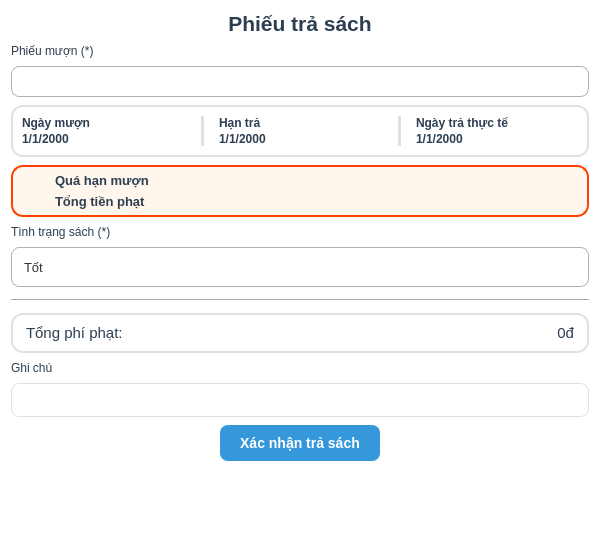
<?xml version="1.0" encoding="UTF-8"?>
<ui version="4.0">
 <class>phieu_tra_sach</class>
 <widget class="QMainWindow" name="phieu_tra_sach">
  <property name="geometry">
   <rect>
    <x>0</x>
    <y>0</y>
    <width>600</width>
    <height>556</height>
   </rect>
  </property>
  <property name="sizePolicy">
   <sizepolicy hsizetype="Minimum" vsizetype="Minimum">
    <horstretch>0</horstretch>
    <verstretch>0</verstretch>
   </sizepolicy>
  </property>
  <property name="minimumSize">
   <size>
    <width>0</width>
    <height>0</height>
   </size>
  </property>
  <property name="maximumSize">
   <size>
    <width>16777215</width>
    <height>556</height>
   </size>
  </property>
  <property name="windowTitle">
   <string>MainWindow</string>
  </property>
  <property name="styleSheet">
   <string notr="true">/* 1. TỔNG QUAN: Font chữ và nền chính */
QWidget {
    background-color: #FFFFFF; /* Nền trắng tinh khôi */
    color: #2c3e50; /* Chữ màu xám đậm (không dùng đen xì) cho dịu mắt */
    font-family: &quot;Segoe UI&quot;, sans-serif;
}

/* Nền của cửa sổ chính có thể cho xám cực nhạt để làm nổi bật các ô nhập liệu */
QMainWindow {
    background-color: #f8f9fa; 
}

/* 2. Ô NHẬP LIỆU: Tròn trịa, sáng sủa */
QLineEdit, QSpinBox, QDateEdit, QComboBox {
    background-color: #FFFFFF;
    border: 1px solid #e0e0e0; /* Viền xám rất mờ */
    border-radius: 8px; /* Bo tròn nhiều hơn cho mềm mại */
    padding: 8px 12px; /* Khoảng cách chữ rộng rãi */
    selection-background-color: #3498db;
}

/* Khi bấm vào thì sáng lên màu xanh ngọc */
QLineEdit:focus, QSpinBox:focus, QDateEdit:focus, QComboBox:focus {
    border: 2px solid #5dade2; /* Màu xanh sáng */
    background-color: #fbfdff;
}

/* 3. NÚT BẤM: Tươi tắn */
QPushButton {
    background-color: #3498db; /* Xanh dương tươi (Bright Blue) */
    color: white;
    border: none;
    border-radius: 8px;
    padding: 10px 20px;
    font-weight: bold;
    font-size: 14px;
}

QPushButton:hover {
    background-color: #5dade2; /* Sáng hơn khi di chuột */
}

QPushButton:pressed {
    background-color: #2980b9; /* Tối hơn chút khi ấn */
    padding-top: 11px;
}

/* Nút phụ (ví dụ nút Hủy) cho màu xám nhạt */
QPushButton#btnCancel {
    background-color: #ecf0f1;
    color: #7f8c8d;
}
QPushButton#btnCancel:hover {
    background-color: #bdc3c7;
}

/* 4. BẢNG DỮ LIỆU (TABLE): Thoáng, không kẻ ô chằng chịt */
QTableWidget {
    background-color: #FFFFFF;
    border: 1px solid #ecf0f1;
    border-radius: 8px;
    gridline-color: transparent; /* Ẩn đường kẻ lưới dọc/ngang đi cho thoáng */
    selection-background-color: #ebf5fb; /* Màu nền khi chọn dòng (Xanh cực nhạt) */
    selection-color: #2980b9; /* Màu chữ khi chọn */
    outline: 0; /* Bỏ đường viền nét đứt khi chọn */
}

/* Tiêu đề bảng */
QHeaderView::section {
    background-color: #FFFFFF;
    color: #7f8c8d; /* Chữ tiêu đề màu xám */
    padding: 10px;
    border: none;
    border-bottom: 2px solid #ecf0f1; /* Chỉ kẻ gạch chân dưới tiêu đề */
    font-weight: bold;
    text-transform: uppercase; /* Chữ in hoa */
}

/* 5. GROUP BOX (Khung nhóm) */
QGroupBox {
    border: 1px solid #e0e0e0;
    border-radius: 8px;
    margin-top: 20px;
    font-weight: bold;
    color: #3498db; /* Tiêu đề group màu xanh */
}
QGroupBox::title {
    subcontrol-origin: margin;
    left: 10px;
    padding: 0 5px;
    background-color: #f8f9fa; /* Nền tiêu đề trùng nền cửa sổ */
}</string>
  </property>
  <widget class="QWidget" name="centralwidget">
   <layout class="QVBoxLayout" name="verticalLayout_6">
    <item>
     <layout class="QVBoxLayout" name="verticalLayout">
      <property name="spacing">
       <number>8</number>
      </property>
      <property name="leftMargin">
       <number>2</number>
      </property>
      <property name="topMargin">
       <number>2</number>
      </property>
      <property name="rightMargin">
       <number>2</number>
      </property>
      <property name="bottomMargin">
       <number>2</number>
      </property>
      <item>
       <widget class="QLabel" name="label_2">
        <property name="font">
         <font>
          <family>Segoe UI</family>
          <pointsize>16</pointsize>
          <bold>true</bold>
         </font>
        </property>
        <property name="text">
         <string>Phiếu trả sách</string>
        </property>
        <property name="alignment">
         <set>Qt::AlignmentFlag::AlignCenter</set>
        </property>
       </widget>
      </item>
      <item>
       <widget class="QLabel" name="label">
        <property name="text">
         <string>Phiếu mượn (*)</string>
        </property>
       </widget>
      </item>
      <item>
       <widget class="QComboBox" name="phieu_muon">
        <property name="font">
         <font>
          <family>Segoe UI</family>
          <pointsize>10</pointsize>
         </font>
        </property>
        <property name="styleSheet">
         <string notr="true">
QComboBox {
    border: 1px solid #B0B0B0;
    border-radius: 8px;
    padding: 6px 12px;
    background-color: white;
    color: #333;
}
QComboBox:hover {
    border-color: rgb(69, 104, 173);
}

QComboBox:on {
    border-bottom-left-radius: 0px;
    border-bottom-right-radius: 0px;
}
QComboBox::drop-down {
    subcontrol-origin: padding;
    subcontrol-position: top right;
    width: 30px;
    
    border-left-width: 0px;
    border-top-right-radius: 8px;
    border-bottom-right-radius: 8px;
}
QComboBox::down-arrow {
    image: url(:/icons/icons_/down-chevron.png); 
    width: 16px;
    height: 16px;
}
QComboBox::down-arrow:on {
}

QComboBox QAbstractItemView {
    background-color: white;
    border: 1px solid #B0B0B0;
    border-radius: 8px;
    color: #333;
    border-top-width: 0px; 
    margin-top: -1px;
    padding-top: 4px;
    padding-bottom: 4px;
}
QComboBox QAbstractItemView::item {
    padding: 8px 12px;
    background-color: transparent;
}
QComboBox QAbstractItemView::item:hover {
    background-color: #f0f5ff;
    color: rgb(60, 91, 149);
}
QComboBox QAbstractItemView::item:selected, 
QComboBox QAbstractItemView::item:hover {
    background-color: #ebf1fa; /* Màu nền xanh pha xám rất nhạt */
    color: rgb(69, 104, 173);  /* Chữ màu xanh chủ đạo của app bạn */
    border-radius: 6px;        /* Bo góc item cho mềm mại */
    font-weight: bold;         /* Chữ đậm lên để nhấn mạnh */
    border: none;              /* Xóa viền nếu có */
}</string>
        </property>
       </widget>
      </item>
      <item>
       <widget class="QWidget" name="horizontalWidget" native="true">
        <property name="styleSheet">
         <string notr="true">QWidget{background-color: #ffffff;
border: 2px solid #E0E0E0;
border-radius: 12px;
}
QLabel{
	border: 0px solid #E0E0E0;
}</string>
        </property>
        <layout class="QHBoxLayout" name="horizontalLayout">
         <property name="spacing">
          <number>15</number>
         </property>
         <property name="leftMargin">
          <number>11</number>
         </property>
         <property name="topMargin">
          <number>11</number>
         </property>
         <property name="bottomMargin">
          <number>11</number>
         </property>
         <item>
          <layout class="QVBoxLayout" name="verticalLayout_3">
           <property name="spacing">
            <number>2</number>
           </property>
           <item>
            <widget class="QLabel" name="label_3">
             <property name="font">
              <font>
               <family>Segoe UI</family>
               <bold>true</bold>
              </font>
             </property>
             <property name="text">
              <string>Ngày mượn</string>
             </property>
            </widget>
           </item>
           <item>
            <widget class="QLabel" name="ngay_muon_date">
             <property name="font">
              <font>
               <family>Segoe UI</family>
               <bold>true</bold>
              </font>
             </property>
             <property name="text">
              <string>1/1/2000</string>
             </property>
            </widget>
           </item>
          </layout>
         </item>
         <item>
          <widget class="Line" name="line">
           <property name="orientation">
            <enum>Qt::Orientation::Vertical</enum>
           </property>
          </widget>
         </item>
         <item>
          <layout class="QVBoxLayout" name="verticalLayout_2">
           <property name="spacing">
            <number>2</number>
           </property>
           <item>
            <widget class="QLabel" name="label_5">
             <property name="font">
              <font>
               <family>Segoe UI</family>
               <bold>true</bold>
              </font>
             </property>
             <property name="text">
              <string>Hạn trả</string>
             </property>
            </widget>
           </item>
           <item>
            <widget class="QLabel" name="han_tra_date">
             <property name="font">
              <font>
               <family>Segoe UI</family>
               <bold>true</bold>
              </font>
             </property>
             <property name="text">
              <string>1/1/2000</string>
             </property>
            </widget>
           </item>
          </layout>
         </item>
         <item>
          <widget class="Line" name="line_2">
           <property name="orientation">
            <enum>Qt::Orientation::Vertical</enum>
           </property>
          </widget>
         </item>
         <item>
          <layout class="QVBoxLayout" name="verticalLayout_4">
           <property name="spacing">
            <number>2</number>
           </property>
           <item>
            <widget class="QLabel" name="label_7">
             <property name="font">
              <font>
               <family>Segoe UI</family>
               <bold>true</bold>
              </font>
             </property>
             <property name="text">
              <string>Ngày trả thực tế</string>
             </property>
            </widget>
           </item>
           <item>
            <widget class="QLabel" name="tra_thuc_te_date">
             <property name="font">
              <font>
               <family>Segoe UI</family>
               <bold>true</bold>
              </font>
             </property>
             <property name="text">
              <string>1/1/2000</string>
             </property>
            </widget>
           </item>
          </layout>
         </item>
        </layout>
       </widget>
      </item>
      <item>
       <widget class="QWidget" name="qua_han_muon" native="true">
        <property name="styleSheet">
         <string notr="true">QWidget{background-color:  #fff6ed;
border: 2px solid rgb(255, 64, 0);
border-radius: 12px;
}
QLabel{
	border: 0px solid #E0E0E0;
}</string>
        </property>
        <layout class="QHBoxLayout" name="horizontalLayout_2" stretch="0,1">
         <property name="leftMargin">
          <number>3</number>
         </property>
         <property name="topMargin">
          <number>8</number>
         </property>
         <property name="bottomMargin">
          <number>8</number>
         </property>
         <item>
          <widget class="QPushButton" name="pushButton_2">
           <property name="maximumSize">
            <size>
             <width>35</width>
             <height>35</height>
            </size>
           </property>
           <property name="styleSheet">
            <string notr="true">color: rgb(255, 255, 255);
border: 0px;</string>
           </property>
           <property name="text">
            <string/>
           </property>
           <property name="icon">
            <iconset resource="resource.qrc">
             <normaloff>:/icons/icons_/exclamation.png</normaloff>:/icons/icons_/exclamation.png</iconset>
           </property>
          </widget>
         </item>
         <item>
          <layout class="QVBoxLayout" name="verticalLayout_5">
           <property name="spacing">
            <number>6</number>
           </property>
           <item>
            <widget class="QLabel" name="qua_han_muon_2">
             <property name="font">
              <font>
               <family>Segoe UI</family>
               <pointsize>10</pointsize>
               <bold>true</bold>
              </font>
             </property>
             <property name="text">
              <string>Quá hạn mượn</string>
             </property>
            </widget>
           </item>
           <item>
            <widget class="QLabel" name="tien_phat">
             <property name="font">
              <font>
               <family>Segoe UI</family>
               <pointsize>10</pointsize>
               <bold>true</bold>
              </font>
             </property>
             <property name="text">
              <string>Tổng tiền phạt</string>
             </property>
            </widget>
           </item>
          </layout>
         </item>
        </layout>
       </widget>
      </item>
      <item>
       <widget class="QLabel" name="label_12">
        <property name="text">
         <string>Tình trạng sách (*)</string>
        </property>
       </widget>
      </item>
      <item>
       <widget class="QComboBox" name="tinh_trang_sach">
        <property name="sizePolicy">
         <sizepolicy hsizetype="Preferred" vsizetype="Preferred">
          <horstretch>0</horstretch>
          <verstretch>0</verstretch>
         </sizepolicy>
        </property>
        <property name="minimumSize">
         <size>
          <width>0</width>
          <height>40</height>
         </size>
        </property>
        <property name="font">
         <font>
          <family>Segoe UI</family>
          <pointsize>10</pointsize>
         </font>
        </property>
        <property name="styleSheet">
         <string notr="true">
QComboBox {
    border: 1px solid #B0B0B0;
    border-radius: 8px;
    padding: 6px 12px;
    background-color: white;
    color: #333;
}
QComboBox:hover {
    border-color: rgb(69, 104, 173);
}

QComboBox:on {
    border-bottom-left-radius: 0px;
    border-bottom-right-radius: 0px;
}
QComboBox::drop-down {
    subcontrol-origin: padding;
    subcontrol-position: top right;
    width: 30px;
    
    border-left-width: 0px;
    border-top-right-radius: 8px;
    border-bottom-right-radius: 8px;
}
QComboBox::down-arrow {
    image: url(:/icons/icons_/down-chevron.png); 
    width: 16px;
    height: 16px;
}
QComboBox::down-arrow:on {
}

QComboBox QAbstractItemView {
    background-color: white;
    border: 1px solid #B0B0B0;
    border-radius: 8px;
    color: #333;
    border-top-width: 0px; 
    margin-top: -1px;
    padding-top: 4px;
    padding-bottom: 4px;
}
QComboBox QAbstractItemView::item {
    padding: 8px 12px;
    background-color: transparent;
}
QComboBox QAbstractItemView::item:hover {
    background-color: #f0f5ff;
    color: rgb(60, 91, 149);
}
QComboBox QAbstractItemView::item:selected, 
QComboBox QAbstractItemView::item:hover {
    background-color: #ebf1fa; /* Màu nền xanh pha xám rất nhạt */
    color: rgb(69, 104, 173);  /* Chữ màu xanh chủ đạo của app bạn */
    border-radius: 6px;        /* Bo góc item cho mềm mại */
    font-weight: bold;         /* Chữ đậm lên để nhấn mạnh */
    border: none;              /* Xóa viền nếu có */
}</string>
        </property>
        <item>
         <property name="text">
          <string>Tốt</string>
         </property>
        </item>
        <item>
         <property name="text">
          <string>Bình thường</string>
         </property>
        </item>
        <item>
         <property name="text">
          <string>Hư hỏng (phạt 50.000VND)</string>
         </property>
        </item>
        <item>
         <property name="text">
          <string>Mất (phạt 100.000VND)</string>
         </property>
        </item>
       </widget>
      </item>
      <item>
       <widget class="Line" name="line_3">
        <property name="minimumSize">
         <size>
          <width>0</width>
          <height>10</height>
         </size>
        </property>
        <property name="orientation">
         <enum>Qt::Orientation::Horizontal</enum>
        </property>
       </widget>
      </item>
      <item>
       <widget class="QWidget" name="horizontalWidget_2" native="true">
        <property name="minimumSize">
         <size>
          <width>0</width>
          <height>40</height>
         </size>
        </property>
        <property name="styleSheet">
         <string notr="true">QWidget{background-color: #ffffff;
border: 2px solid #E0E0E0;
border-radius: 12px;
}
QLabel{
	border: 0px solid #E0E0E0;
}</string>
        </property>
        <layout class="QHBoxLayout" name="horizontalLayout_3">
         <property name="leftMargin">
          <number>15</number>
         </property>
         <property name="topMargin">
          <number>10</number>
         </property>
         <property name="rightMargin">
          <number>15</number>
         </property>
         <property name="bottomMargin">
          <number>10</number>
         </property>
         <item>
          <widget class="QLabel" name="label_16">
           <property name="font">
            <font>
             <family>Segoe UI</family>
             <pointsize>11</pointsize>
            </font>
           </property>
           <property name="text">
            <string>Tổng phí phạt: </string>
           </property>
          </widget>
         </item>
         <item>
          <widget class="QLabel" name="tong_phi_phat">
           <property name="font">
            <font>
             <family>Segoe UI</family>
             <pointsize>11</pointsize>
            </font>
           </property>
           <property name="text">
            <string>0đ</string>
           </property>
           <property name="alignment">
            <set>Qt::AlignmentFlag::AlignRight|Qt::AlignmentFlag::AlignTrailing|Qt::AlignmentFlag::AlignVCenter</set>
           </property>
          </widget>
         </item>
        </layout>
       </widget>
      </item>
      <item>
       <widget class="QLabel" name="label_13">
        <property name="text">
         <string>Ghi chú</string>
        </property>
       </widget>
      </item>
      <item>
       <widget class="QLineEdit" name="ghi_chu">
        <property name="font">
         <font>
          <family>Segoe UI</family>
          <pointsize>9</pointsize>
         </font>
        </property>
       </widget>
      </item>
      <item>
       <layout class="QHBoxLayout" name="horizontalLayout_4">
        <item>
         <spacer name="horizontalSpacer_2">
          <property name="orientation">
           <enum>Qt::Orientation::Horizontal</enum>
          </property>
          <property name="sizeHint" stdset="0">
           <size>
            <width>40</width>
            <height>20</height>
           </size>
          </property>
         </spacer>
        </item>
        <item>
         <widget class="QPushButton" name="xac_nhan">
          <property name="text">
           <string>Xác nhận trả sách</string>
          </property>
         </widget>
        </item>
        <item>
         <spacer name="horizontalSpacer_3">
          <property name="orientation">
           <enum>Qt::Orientation::Horizontal</enum>
          </property>
          <property name="sizeHint" stdset="0">
           <size>
            <width>40</width>
            <height>20</height>
           </size>
          </property>
         </spacer>
        </item>
       </layout>
      </item>
      <item>
       <spacer name="verticalSpacer">
        <property name="orientation">
         <enum>Qt::Orientation::Vertical</enum>
        </property>
        <property name="sizeHint" stdset="0">
         <size>
          <width>0</width>
          <height>0</height>
         </size>
        </property>
       </spacer>
      </item>
     </layout>
    </item>
   </layout>
  </widget>
 </widget>
 <resources>
  <include location="resource.qrc"/>
 </resources>
 <connections/>
</ui>
